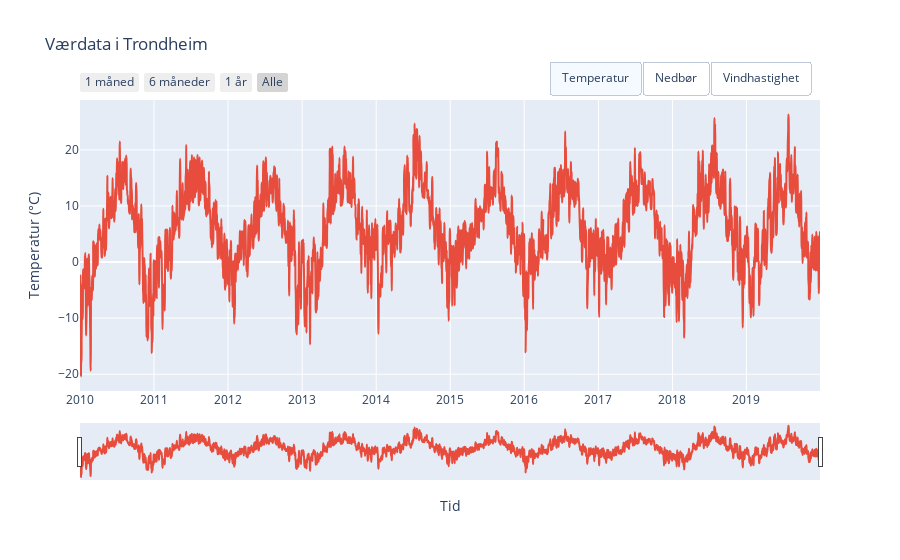

This figure's notebook cell:
### Markdown cell above
#### Figur 1: Interaktiv Værdata-utforskning for Trondheim (2010-2019) 🌐📊☁️

Her starter vi med en interaktiv graf som gir deg full kontroll over ti år med værdata fra Frost. Plotly-plottet gjør tørre, statiske tall om til et levende verktøy for å utforske temperatur, nedbør og vindhastighet i Trondheim mellom 2010 og 2019.

**Formål:**  
Grafen gir et helhetlig og dynamisk overblikk over sentrale værparametere. Den lar deg navigere og utforske dataene på egne premisser, slik at du kan oppdage mønstre og detaljer som ellers ville vært vanskelig å se etter i en statistik tabell. (dette gjelder også alle andre interaktive grafer videre i analysen)

- **Lesbarhet:** Akser og etiketter er tydelig merket, og fargebruk gjør det enkelt å skille mellom variablene.
- **Estetikk:** Layouten er ren og konsistent, og fremhever viktige mønstre uten visuell støy.
- **Formidling:** Tidsserien viser sesongvariasjon og ekstreme hendelser godt, noe som underbygger analysene våre senere i rapporten.

### Code cell
plot_weather_data(frost_file)

### Figure 1 — Plotly figure (JSON) as saved in the notebook; plotly's stock layout.template omitted (floating-point values rounded to 4 significant figures; data arrays with more than 128 entries replaced by an {"elided": "..."} marker saying what was removed)
{"data": [{"line": {"color": "#E74C3C", "shape": "spline", "smoothing": 1.3}, "mode": "lines", "name": "Temperatur (°C)", "type": "scatter", "visible": true, "x": {"elided": "3651 str values"}, "y": {"elided": "3651 float values"}}, {"line": {"color": "#3498DB", "shape": "spline", "smoothing": 1.3}, "mode": "lines", "name": "Nedbør (mm)", "type": "scatter", "visible": false, "x": {"elided": "3651 str values"}, "y": {"elided": "3651 float values"}}, {"line": {"color": "#27AE60", "shape": "spline", "smoothing": 1.3}, "mode": "lines", "name": "Vindhastighet (m/s)", "type": "scatter", "visible": false, "x": {"elided": "3651 str values"}, "y": {"elided": "3651 float values"}}], "layout": {"legend": {"orientation": "h", "title": {"text": "Målinger"}, "x": 1, "xanchor": "right", "y": 1.02, "yanchor": "bottom"}, "title": {"text": "Værdata i Trondheim"}, "updatemenus": [{"buttons": [{"args": [{"visible": [true, false, false]}, {"yaxis.title.text": "Temperatur (°C)"}], "label": "Temperatur", "method": "update"}, {"args": [{"visible": [false, true, false]}, {"yaxis.title.text": "Nedbør (mm)"}], "label": "Nedbør", "method": "update"}, {"args": [{"visible": [false, false, true]}, {"yaxis.title.text": "Vindhastighet (m/s)"}], "label": "Vindhastighet", "method": "update"}], "direction": "right", "pad": {"r": 10, "t": 10}, "showactive": true, "type": "buttons", "x": 1, "xanchor": "right", "y": 1.02, "yanchor": "bottom"}], "xaxis": {"rangeselector": {"buttons": [{"count": 1, "label": "1 måned", "step": "month", "stepmode": "backward"}, {"count": 6, "label": "6 måneder", "step": "month", "stepmode": "backward"}, {"count": 1, "label": "1 år", "step": "year", "stepmode": "backward"}, {"label": "Alle", "step": "all"}]}, "rangeslider": {"visible": true}, "title": {"text": "Tid"}, "type": "date"}, "yaxis": {"title": {"text": "Temperatur (°C)"}}}}
